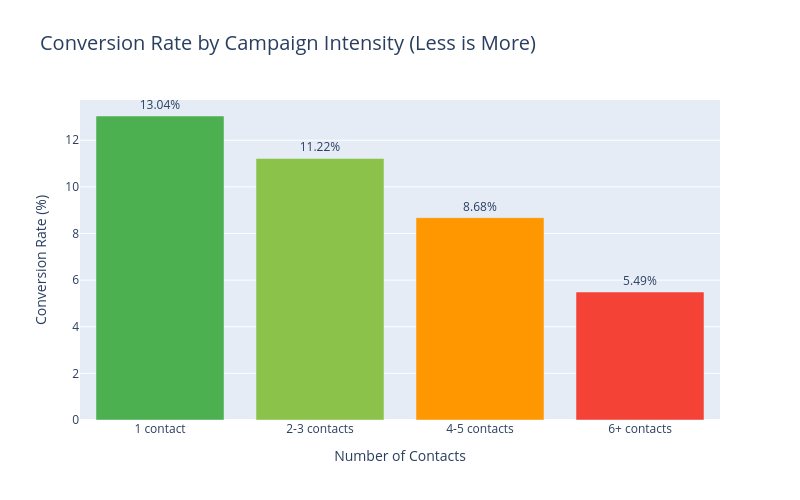

The cell this chart's notebook holds for it:
### Code cell
campaign_data = pd.DataFrame({
    'Contacts': ['1 contact', '2-3 contacts', '4-5 contacts', '6+ contacts'],
    'Conversion Rate': [13.04, 11.22, 8.68, 5.49]
})

fig = go.Figure(go.Bar(
    x=campaign_data['Contacts'],
    y=campaign_data['Conversion Rate'],
    marker_color=['#4CAF50', '#8BC34A', '#FF9800', '#F44336'],
    text=campaign_data['Conversion Rate'].apply(lambda x: f'{x}%'),
    textposition='outside'
))

fig.update_layout(
    title='Conversion Rate by Campaign Intensity (Less is More)',
    xaxis_title='Number of Contacts',
    yaxis_title='Conversion Rate (%)',
    title_font_size=20,
    width=800, height=500
)

fig.write_html('../outputs/06_campaign_intensity.html')
fig.show()
print("Saved: 06_campaign_intensity.html")

### Figure 1 — Plotly figure (JSON) as saved in the notebook; plotly's stock layout.template omitted (floating-point values rounded to 4 significant figures)
{"data": [{"marker": {"color": ["#4CAF50", "#8BC34A", "#FF9800", "#F44336"]}, "text": ["13.04%", "11.22%", "8.68%", "5.49%"], "textposition": "outside", "type": "bar", "x": ["1 contact", "2-3 contacts", "4-5 contacts", "6+ contacts"], "y": [13.04, 11.22, 8.68, 5.49]}], "layout": {"height": 500, "title": {"font": {"size": 20}, "text": "Conversion Rate by Campaign Intensity (Less is More)"}, "width": 800, "xaxis": {"title": {"text": "Number of Contacts"}}, "yaxis": {"title": {"text": "Conversion Rate (%)"}}}}
